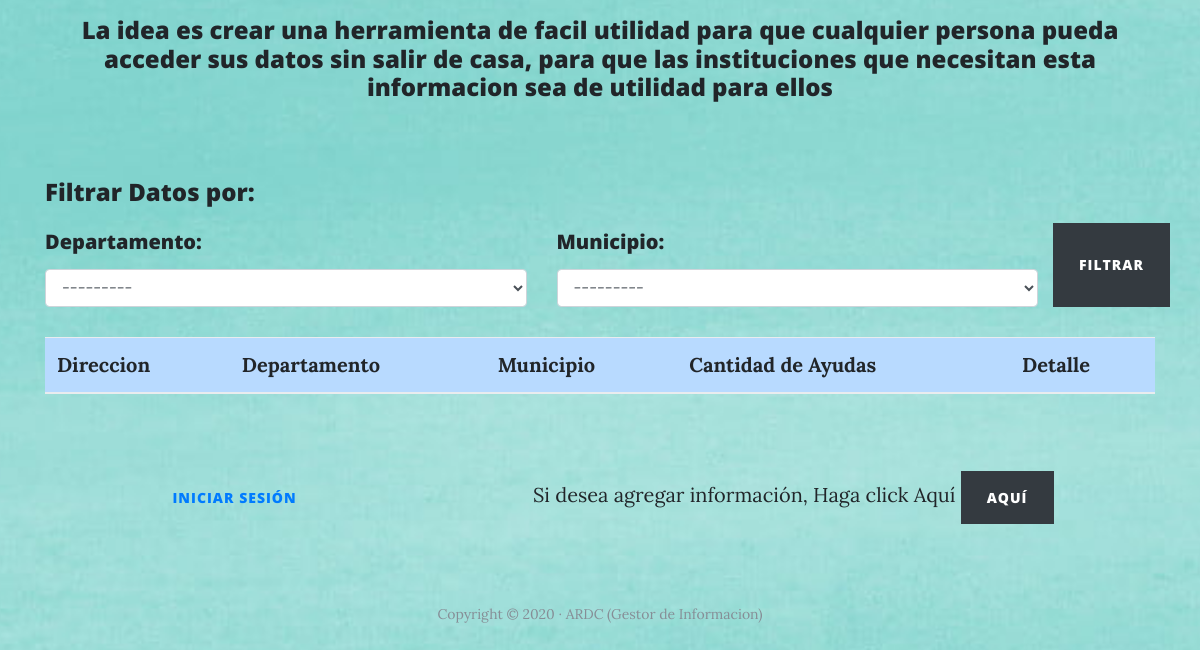
The app's page / (lower part), older data.
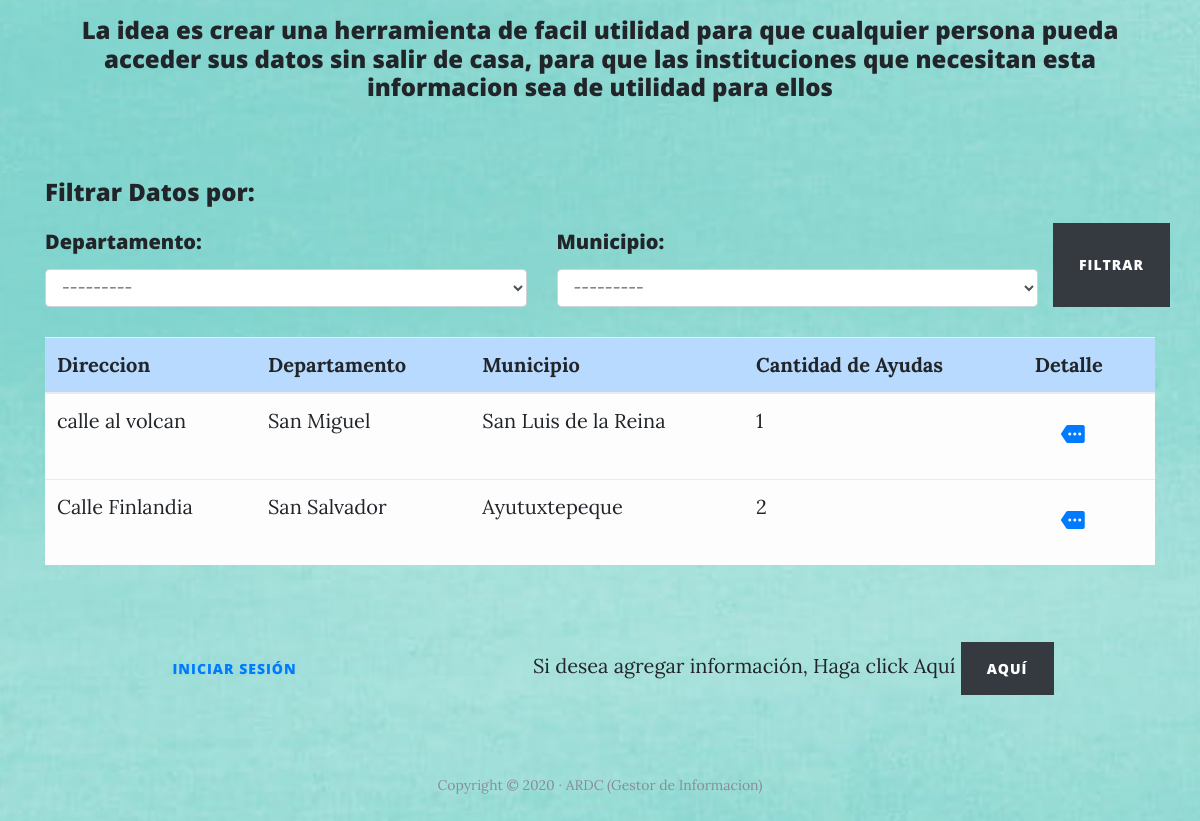
The same page, newer data.
### core/models.py (models this page shows)
class Beneficiario(models.Model):
    idBeneficiario = models.AutoField(primary_key=True)
    direccion=models.CharField(max_length=50, default='SOME STRING')
    departamento = models.ForeignKey(Departamento, null = True, blank = True, on_delete=models.CASCADE)
    municipio = models.ForeignKey(Municipio, null = True, blank = True, on_delete=models.CASCADE)
    estado = models.IntegerField(default=1)

### core/views.py (the view)
# urls.py: path('', views.filtrar, name = "Filtrar"),
def filtrar(request):
    beneficiarios = Beneficiario.objects.raw('SELECT idBeneficiario, direccion, nombre_departamento, nombre_municipio, COUNT(idBeneficiario) AS cantidad '\
                                        'FROM core_beneficiario, core_municipio, core_departamento, core_detallebeneficiario  '\
                                        'WHERE core_beneficiario.municipio_id=core_municipio.idMunicipio  '\
                                        'AND core_beneficiario.departamento_id=core_departamento.idDepartamento  '\
                                        'AND core_beneficiario.idBeneficiario=core_detallebeneficiario.beneficiario_id '\
                                        'GROUP BY direccion, nombre_departamento, nombre_municipio, idBeneficiario')
    grafico = Departamento.objects.raw('SELECT idDepartamento, nombre_departamento, count(departamento_id) cont FROM core_departamento  '\
                                        'left outer join core_beneficiario on core_beneficiario.departamento_id = core_departamento.idDepartamento  '\
                                        'left join core_detallebeneficiario on core_beneficiario.idBeneficiario = core_detallebeneficiario.beneficiario_id '\
                                        'group by nombre_departamento, idDepartamento '\
                                        'order by nombre_departamento ASC')
    form = FormFiltrar()
    if request.method == 'POST':
        form = FormFiltrar(request.POST)
        if form.is_valid():
            return HttpResponseRedirect(url)
    return render(request, "core/filtrar.html",{'form':form, 'ayudas':ayudas, 'entidades':entidades, 'beneficiarios':beneficiarios, 'grafico':grafico})

### core/forms.py
class FormFiltrar(forms.Form):
    departamento = forms.ModelChoiceField(
        label=u'',
        queryset=Departamento.objects.all(),
        widget=forms.Select(attrs={'class':'form-control'}),
    )
    municipio = forms.ModelChoiceField(
        label=u'',
        queryset=Municipio.objects.all(),
        widget=forms.Select(attrs={'class':'form-control'}),
    )
    ayudas = forms.ModelChoiceField(
        label=u'',
        queryset=Beneficio.objects.all(),
        widget=forms.Select(attrs={'class':'form-control'}),
    )
    entidades = forms.ModelChoiceField(
        label=u'',
        queryset=Benefactor.objects.all(),
        widget=forms.Select(attrs={'class':'form-control'}),
    )
    def __init__(self, *args, **kwargs):
        super(FormFiltrar, self).__init__(*args, **kwargs)
        self.fields['municipio'].queryset = Municipio.objects.none()

### core/models.py (called while the page is built)
    def __str__(self):
        return self.nombre_departamento

### core/templates/core/filtrar.html (shortened to what this page needs)
{% extends 'core/base.html' %}
{% block background %}{% load static %}{% static 'core/img/home-bg.jpg' %}{% endblock %}
{% block content %}
    <div align = "Center">
        <div class="container">
             <label>
                    <br>
                  <h4>
                        La idea es crear una herramienta de facil utilidad para que cualquier persona pueda acceder
                        sus datos sin salir de casa, para que las instituciones que necesitan esta informacion
                        sea de utilidad para ellos
                  </h4>
             </label>
        </div>
        <br>
    </div>
    <br>
    <div class = "container">
        <label><h4>Filtrar Datos por:</h4></label>
        <form method="POST">
            <div class="row">
                <div class="col">
                    <label class="col-form-label" for="inputDepartamento"><h5>Departamento:</h5></label>
                    {{ form.departamento }}
                </div>
                <div class="col">
                    <label class="col-form-label" for="inputMunicipio"><h5>Municipio:</h5></label>
                    {{ form.municipio }}
                </div>
                <button type="button" class="btn btn-dark" id="filtrarInfo"><h8>Filtrar</h8></button>
            </div>
        </form>
        <br>
        <div id='result'>
            <table class="table table-hover">
                <thead>
                    <tr class="table-primary">
                        <th scope="col">Direccion</th>
                        <th scope="col">Departamento</th>
                        <th scope="col">Municipio</th>
                        <th scope="col">Cantidad de Ayudas</th>
                        <th scope="col">Detalle</th>
                    </tr>
                </thead>
                <tbody>
                    {% for beneficiario in beneficiarios %}
                        <tr class="table-light">
                            <td>{{beneficiario.direccion}}</td>
                            <td>{{beneficiario.nombre_departamento}}</td>
                            <td>{{beneficiario.nombre_municipio}}</td>
                            <td>{{beneficiario.cantidad}}</td>
                            <td>
                                <button type="button" onclick="getInfoExtend({{beneficiario.idBeneficiario}})" class="btn btn-link" data-toggle="modal" data-target="#exampleModal">
                                    <i class="large material-icons">more</i>
                                </button>
                            </td>
                        </tr>
                    {% endfor %}
                </tbody>
            </table>
        </div>
        <div class="container-fluid">
            <div class="row">
                <div class="col-lg-12">
                </div>
            </div>
        </div>
    </div>
{% endblock%}
{% block footer%}
    <br></br>
    <div align = "center" class="container">
        {% if not request.user.is_authenticated %}
        <a href="{% url 'Iniciar Sesion' %}"><button type="button" class="btn btn-link" pull-righ>Iniciar Sesión</button></a>
        {% endif%}
        <label>Si desea agregar información, Haga click Aquí</label>
        <a href="{% url 'Agregar Infromacion' %}"><button type="button" class="btn btn-dark" pull-left><h8>Aquí</h8></button></a>
    </div>
{% endblock %}

### core/templates/core/base.html (shortened to what this page needs)
{% load static %}
<!DOCTYPE html>
<html lang="es">
  <head>
    {% load static %}
    <link href="{% static 'core/vendor/bootstrap/css/bootstrap.min.css' %}" rel="stylesheet">
    <link href="{% static 'core/vendor/font-awesome/css/font-awesome.min.css' %}" rel="stylesheet" type="text/css">
    <link href="{% static 'core/css/clean-blog.min.css' %}" rel="stylesheet">
     </head>
  <body>
    {% block content %}
    {% endblock%}
    {% block footer %}
    {% endblock %}
    <footer>
      <br>
      <br>
      <div class="container">
        <div class="row">
          <div class="col-lg-8 col-md-10 mx-auto">
            <p class="copyright text-muted">Copyright &copy; 2020 · ARDC (Gestor de Informacion) </p>
          </div>
        </div>
      </div>
    </footer>
  </body>
</html>

Row changes from the older to the newer data that the page shows:
now on this page (row edited): Beneficiario: direccion "calle al volcan", nombre_departamento "San Miguel", nombre_municipio "San Luis de la Reina", cantidad "1"
added Beneficiario: direccion "Calle Finlandia", nombre_departamento "San Salvador", nombre_municipio "Ayutuxtepeque", cantidad "2"
